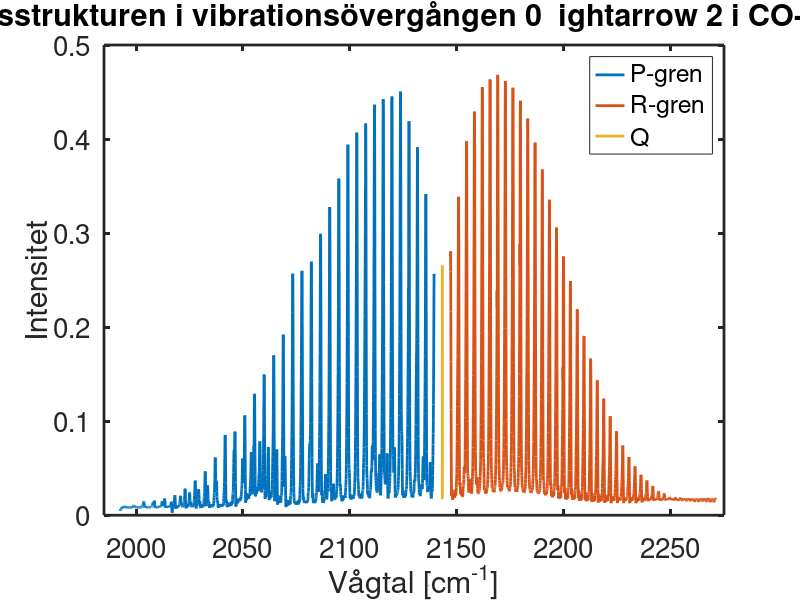

Reproduce this figure in MATLAB.
clear
close all
hold off
c = 299792458;
h_ = 6.62618e-34;
h__ = 1.054589300816655e-34;

data1 = importdata("bcg-1006-wavelength.dat");
data2 = importdata("bcg-1006-wavenumber.dat");
data3 = importdata("CO-01-1006.dat");

%% plot för bakgrund - vågnummer
clf
bp = plot(data2(:,1),data2(:,2));
set(bp,'lineWidth', 2)
title('Bakgrundsspektrum för ett tomt rör')
set(gca, 'fontsize', 20, 'linewidth', 2)
ylabel('Intensitet');
xlabel('Vågtal [cm^{-1}]', 'Interpreter','tex');
waitfor(gcf)

hold off
%% plot för kolmonoxid minus bakgrund
clf
% beräkningar och databehandling
P_rows = [1, 2438]; % genom find(data3(:,1) == <x-värde>)
R_rows = [2564, 4625];
P_coords = [data3(P_rows(1),:)
			data3(P_rows(2),:)];
R_coords = [data3(R_rows(1),:)
			data3(R_rows(2),:)];
Q_coords = [(P_coords(2,1)+R_coords(1,1)) / 2 , (P_coords(2,2)+R_coords(1,2)) / 2];
Q_low = (data3(2415,2) + data3(2581,2)) / 2; % genom find()

% plots
h(1) = plot(data3(1:P_rows(2),1),data3(1:P_rows(2),2));hold on;
h(2) = plot(data3(R_rows(1):R_rows(2),1),data3(R_rows(1):R_rows(2),2));hold on;
h(3) = line([Q_coords(1),Q_coords(1)] , [Q_low,Q_coords(2)]);hold on;

% vågtal R1 och P1: 
	% R1 - 2147.04646
	% P1 - 2139.45312
	% Q1 - 2143.24979
% B och w0:
	% B - 3.771002212581517e-23
	% w0 (rad/s) - 4.022832619275761e+14
	% w0 (cm^-1) - 2.135656450000000e+03

% plot-anpassning
set(h([1,2,3]), 'lineWidth', 2)
Legend={'P-gren', 'R-gren', 'Q'};
legend(h([1,2,3]),Legend);
title("Rotationsstrukturen i vibrationsövergången 0 \rightarrow 2 i CO-molekylen", 'Interpreter', 'tex');
ylabel('Intensitet');
xlabel('Vågtal [cm^{-1}]', 'Interpreter','tex');
set(gca,'fontsize', 20, 'lineWidth', 2)
ylim([0,0.5])
xlim([1985,2275])



